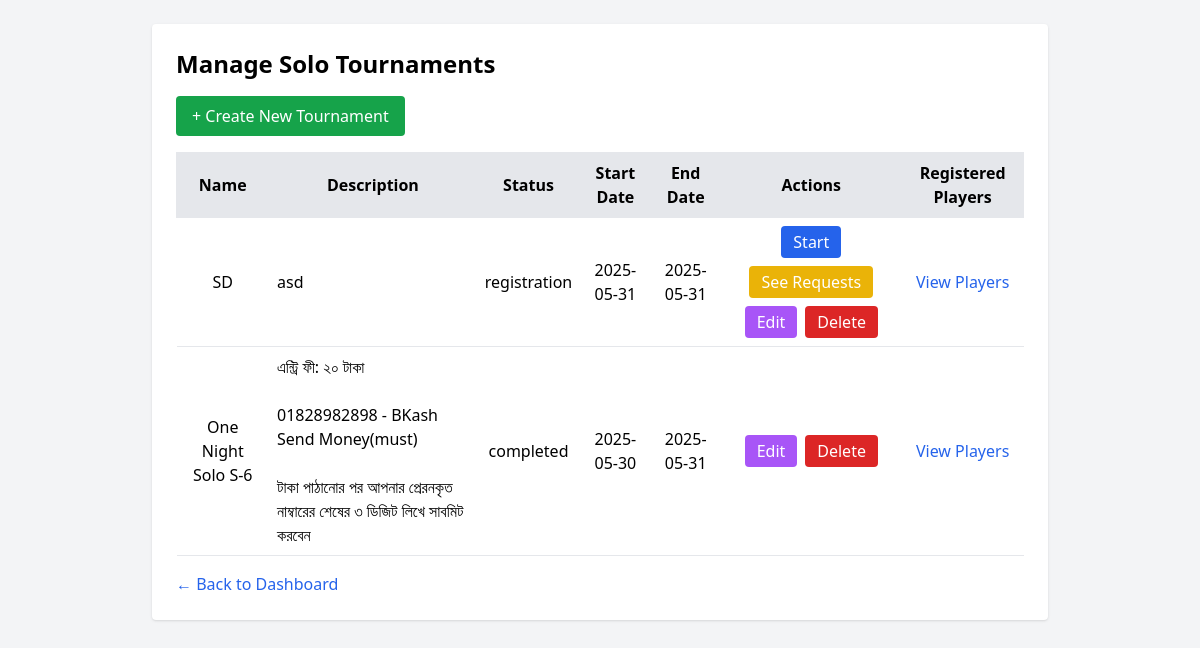
Page /admin/tournaments_list.php (signed in) on the committed database.
### tables this page shows
CREATE TABLE `tournaments` (
  `id` int(11) NOT NULL,
  `name` varchar(255) NOT NULL,
  `start_date` date DEFAULT NULL,
  `end_date` date DEFAULT NULL,
  `status` enum('registration','ongoing','completed') DEFAULT 'registration',
  `created_at` timestamp NULL DEFAULT current_timestamp(),
  `description` text DEFAULT NULL
);

### admin/tournaments_list.php (the view, shortened to what this page needs)
<?php
require_once '../config/db.php';
$stmt = $pdo->query("SELECT * FROM tournaments ORDER BY created_at DESC");
$tournaments = $stmt->fetchAll();
?>
<!DOCTYPE html>
<html>
<head>
    <script src="https://cdn.tailwindcss.com"></script>
</head>
<body class="bg-gray-100 p-6">
    <div class="max-w-4xl mx-auto bg-white p-6 rounded shadow">
        <h1 class="text-2xl font-bold mb-4">Manage Solo Tournaments</h1>
        <a href="create_tournament.php" class="inline-block mb-4 bg-green-600 text-white px-4 py-2 rounded hover:bg-green-700">+ Create New Tournament</a>
        <?php if (count($tournaments) > 0): ?>
            <table class="w-full table-auto border-collapse">
                <thead>
                    <tr class="bg-gray-200">
                        <th class="border p-2">Name</th>
                        <th class="border p-2">Description</th>
                        <th class="border p-2">Status</th>
                        <th class="border p-2">Start Date</th>
                        <th class="border p-2">End Date</th>
                        <th class="border p-2">Actions</th>
                        <th class="border p-2">Registered Players</th>
                    </tr>
                </thead>
                <tbody>
                    <?php foreach ($tournaments as $t): ?>
                        <tr class="text-center border-b">
                            <td class="p-2"><?php echo htmlspecialchars($t['name']); ?></td>
                            <td class="p-2 text-left"><?php echo nl2br(htmlspecialchars($t['description'] ?? '')); ?></td>
                            <td class="p-2"><?php echo htmlspecialchars($t['status']); ?></td>
                            <td class="p-2"><?php echo htmlspecialchars($t['start_date']); ?></td>
                            <td class="p-2"><?php echo htmlspecialchars($t['end_date']); ?></td>
                            <td class="p-2">
                                <div class="flex flex-wrap justify-center gap-2">
                                    <?php if ($t['status'] === 'registration'): ?>
                                        <form action="start_tournament.php" method="POST" onsubmit="return confirm('Are you sure you want to start this tournament? Once started, no new registrations allowed.');">
                                            <button type="submit" class="bg-blue-600 text-white px-3 py-1 rounded hover:bg-blue-700">
                                                Start
                                            </button>
                                        </form>
                                        <a href="admin_tournament_requests.php?tournament_id=<?php echo $t['id']; ?>"
                                            class="bg-yellow-500 text-white px-3 py-1 rounded hover:bg-yellow-600">
                                            See Requests
                                        </a>
                                    <?php endif; ?>
                                    <a href="edit_tournament.php?id=<?php echo $t['id']; ?>"
                                        class="bg-purple-500 text-white px-3 py-1 rounded hover:bg-purple-600">
                                        Edit
                                    </a>
                                    <form action="delete_tournament.php" method="POST" onsubmit="return confirm('Are you sure you want to delete this tournament?');">
                                        <button type="submit" class="bg-red-600 text-white px-3 py-1 rounded hover:bg-red-700">
                                            Delete
                                        </button>
                                    </form>
                                </div>
                            </td>
                            <td class="p-2">
                                <a href="view_registered_players.php?tournament_id=<?php echo $t['id']; ?>" class="text-blue-600 hover:underline">
                                    View Players
                                </a>
                            </td>
                        </tr>
                    <?php endforeach; ?>
                </tbody>
            </table>
        <?php else: ?>
            <p>No tournaments found.</p>
        <?php endif; ?>
        <a href="dashboard.php" class="inline-block mt-4 text-blue-600 hover:underline">← Back to Dashboard</a>
    </div>
</body>
</html>

### rows in the picture
tournaments: name "SD", description "asd", status "registration", start_date "2025-05-31", end_date "2025-05-31"
tournaments: name "One Night Solo S-6", description "এন্ট্রি ফী: ২০ টাকা 01828982898 - BKash Send Money(must) টাকা পাঠানোর পর আপনার প্রেরনকৃত নাম্বারের শেষের ৩ ডিজিট লিখে সাবমিট করবেন", status "completed", start_date "2025-05-30", end_date "2025-05-31"
